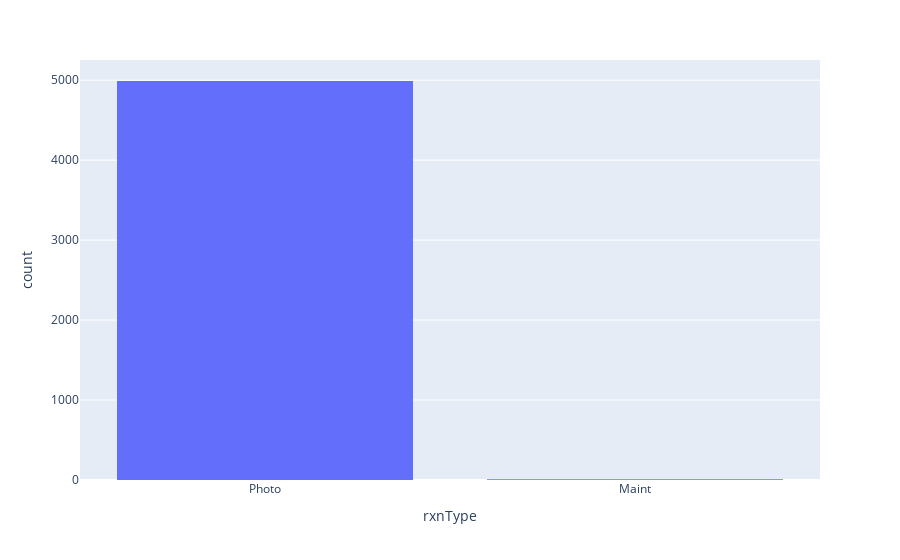
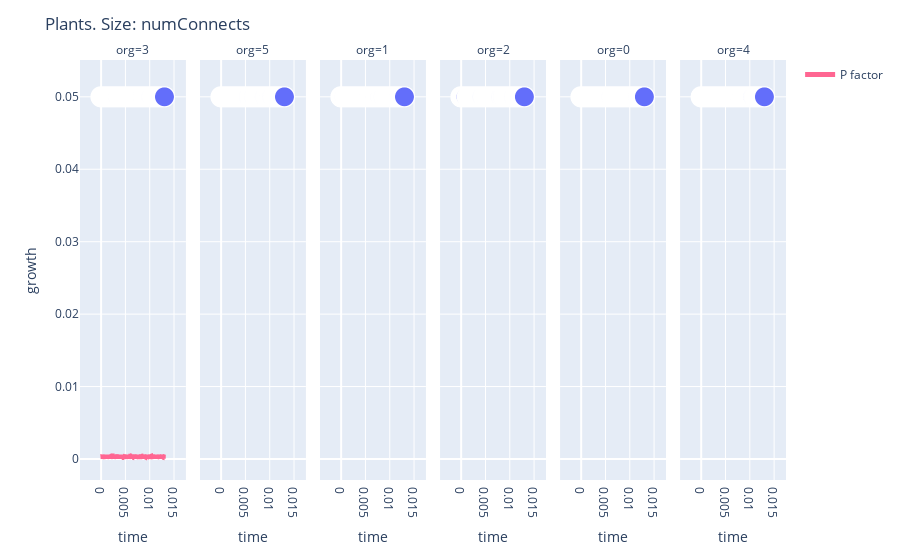
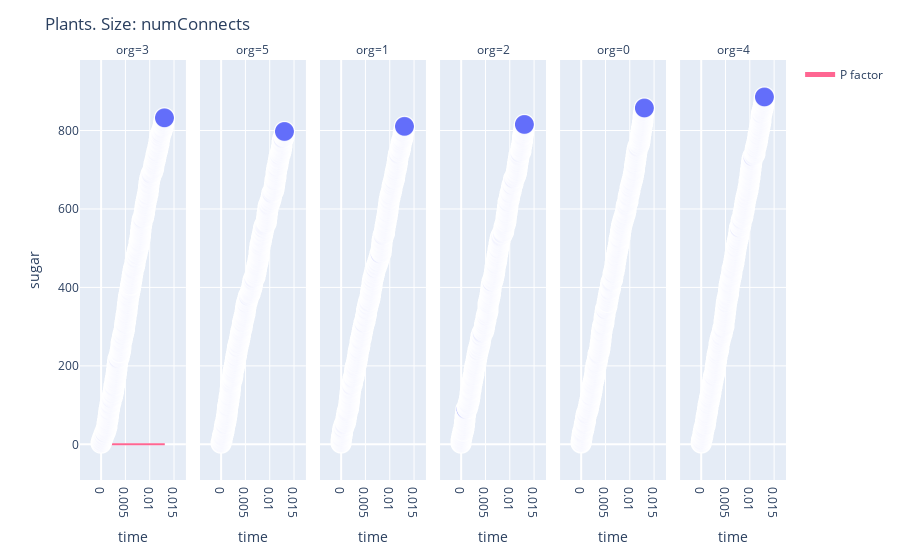
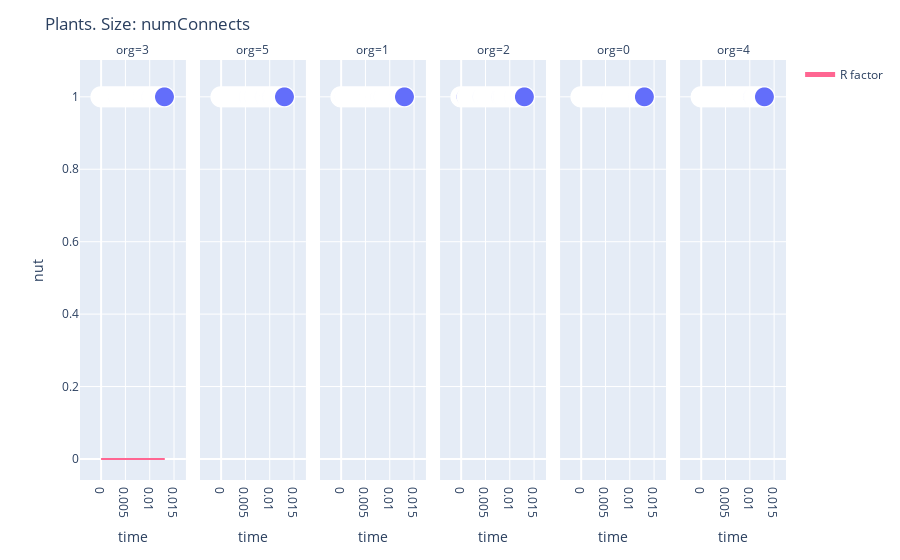

Write notebook code for charts like these, in order.
### Code cell
# numPlants = 2,startPS=2, startPN=1, pU=.2, 
#                numFungi = 2,startFS=1,startFN=1,fU=10,
#                environmentalN=1000,maintCost=.5,t=0)

newPatch = patchTracker(numPlants = 6, numFungi = 6,maintCost =.5,fU = 10000)
numRxns = 5000
for i in range(numRxns):
    newPatch.run_Next_Rxn()
    

a = newPatch.rxn_hist(); a.show()

# newPatch.plant_graph_express("numConnects")
# newPatch.plant_graph_express("nut")
# newPatch.fungus_graph_express("numConnects")

#newPatch.facet_graph("numConnects")
#newPatch.facet_graphLots("numConnects")
newPatch.facet_graph_plant("growth",includeP = True)
newPatch.facet_graph_plant("sugar",includeP = True)
newPatch.facet_graph_plant('nut',includeR = True)
newPatch.facet_graph_fungus('sugar')
newPatch.facet_graph_fungus('nut')
newPatch.rxn_hist_facet()
# newPatch.reportPlantTracks()
# newPatch.reportFungusTracks()
# newPatch.reportRxnList()

newPatch.print_RxnTree()

### Figure 1 — Plotly figure (JSON) as saved in the notebook; plotly's stock layout.template omitted (floating-point values rounded to 4 significant figures; data arrays with more than 128 entries replaced by an {"elided": "..."} marker saying what was removed)
{"data": [{"alignmentgroup": "True", "bingroup": "x", "hovertemplate": "rxnType=%{x}<br>count=%{y}<extra></extra>", "legendgroup": "", "marker": {"color": "#636efa"}, "name": "", "offsetgroup": "", "orientation": "v", "showlegend": false, "type": "histogram", "x": {"elided": "5000 str values"}, "xaxis": "x", "yaxis": "y"}], "layout": {"barmode": "relative", "legend": {"tracegroupgap": 0}, "margin": {"t": 60}, "xaxis": {"anchor": "y", "domain": [0, 1], "title": {"text": "rxnType"}}, "yaxis": {"anchor": "x", "domain": [0, 1], "title": {"text": "count"}}}}

### Figure 2 — Plotly figure (JSON) as saved in the notebook; plotly's stock layout.template omitted (floating-point values rounded to 4 significant figures; data arrays with more than 128 entries replaced by an {"elided": "..."} marker saying what was removed)
{"data": [{"hovertemplate": "org=3<br>time=%{x}<br>growth=%{y}<br>numConnects=%{marker.size}<extra></extra>", "legendgroup": "", "marker": {"color": "#636efa", "size": {"elided": "834 int values"}, "sizemode": "area", "sizeref": 0.0025, "symbol": "circle"}, "mode": "markers", "name": "", "showlegend": false, "type": "scattergl", "x": {"elided": "834 float values"}, "xaxis": "x", "y": {"elided": "834 float values"}, "yaxis": "y"}, {"hovertemplate": "org=5<br>time=%{x}<br>growth=%{y}<br>numConnects=%{marker.size}<extra></extra>", "legendgroup": "", "marker": {"color": "#636efa", "size": {"elided": "797 int values"}, "sizemode": "area", "sizeref": 0.0025, "symbol": "circle"}, "mode": "markers", "name": "", "showlegend": false, "type": "scattergl", "x": {"elided": "797 float values"}, "xaxis": "x2", "y": {"elided": "797 float values"}, "yaxis": "y2"}, {"hovertemplate": "org=1<br>time=%{x}<br>growth=%{y}<br>numConnects=%{marker.size}<extra></extra>", "legendgroup": "", "marker": {"color": "#636efa", "size": {"elided": "810 int values"}, "sizemode": "area", "sizeref": 0.0025, "symbol": "circle"}, "mode": "markers", "name": "", "showlegend": false, "type": "scattergl", "x": {"elided": "810 float values"}, "xaxis": "x3", "y": {"elided": "810 float values"}, "yaxis": "y3"}, {"hovertemplate": "org=2<br>time=%{x}<br>growth=%{y}<br>numConnects=%{marker.size}<extra></extra>", "legendgroup": "", "marker": {"color": "#636efa", "size": {"elided": "816 int values"}, "sizemode": "area", "sizeref": 0.0025, "symbol": "circle"}, "mode": "markers", "name": "", "showlegend": false, "type": "scattergl", "x": {"elided": "816 float values"}, "xaxis": "x4", "y": {"elided": "816 float values"}, "yaxis": "y4"}, {"hovertemplate": "org=0<br>time=%{x}<br>growth=%{y}<br>numConnects=%{marker.size}<extra></extra>", "legendgroup": "", "marker": {"color": "#636efa", "size": {"elided": "858 int values"}, "sizemode": "area", "sizeref": 0.0025, "symbol": "circle"}, "mode": "markers", "name": "", "showlegend": false, "type": "scattergl", "x": {"elided": "858 float values"}, "xaxis": "x5", "y": {"elided": "858 float values"}, "yaxis": "y5"}, {"hovertemplate": "org=4<br>time=%{x}<br>growth=%{y}<br>numConnects=%{marker.size}<extra></extra>", "legendgroup": "", "marker": {"color": "#636efa", "size": {"elided": "885 int values"}, "sizemode": "area", "sizeref": 0.0025, "symbol": "circle"}, "mode": "markers", "name": "", "showlegend": false, "type": "scattergl", "x": {"elided": "885 float values"}, "xaxis": "x6", "y": {"elided": "885 float values"}, "yaxis": "y6"}, {"legendgroup": "trendline", "name": "P factor", "type": "scatter", "x": {"elided": "5000 float values"}, "y": {"elided": "5000 float values"}}], "layout": {"annotations": [{"font": {}, "showarrow": false, "text": "org=3", "x": 0.075, "xanchor": "center", "xref": "paper", "y": 1, "yanchor": "bottom", "yref": "paper"}, {"font": {}, "showarrow": false, "text": "org=5", "x": 0.245, "xanchor": "center", "xref": "paper", "y": 1, "yanchor": "bottom", "yref": "paper"}, {"font": {}, "showarrow": false, "text": "org=1", "x": 0.415, "xanchor": "center", "xref": "paper", "y": 1, "yanchor": "bottom", "yref": "paper"}, {"font": {}, "showarrow": false, "text": "org=2", "x": 0.585, "xanchor": "center", "xref": "paper", "y": 1, "yanchor": "bottom", "yref": "paper"}, {"font": {}, "showarrow": false, "text": "org=0", "x": 0.755, "xanchor": "center", "xref": "paper", "y": 1, "yanchor": "bottom", "yref": "paper"}, {"font": {}, "showarrow": false, "text": "org=4", "x": 0.925, "xanchor": "center", "xref": "paper", "y": 1, "yanchor": "bottom", "yref": "paper"}], "legend": {"itemsizing": "constant", "tracegroupgap": 0}, "margin": {"t": 60}, "title": {"text": "Plants. Size: numConnects"}, "xaxis": {"anchor": "y", "domain": [0, 0.15], "title": {"text": "time"}}, "xaxis2": {"anchor": "y2", "domain": [0.17, 0.32], "matches": "x", "title": {"text": "time"}}, "xaxis3": {"anchor": "y3", "domain": [0.34, 0.49], "matches": "x", "title": {"text": "time"}}, "xaxis4": {"anchor": "y4", "domain": [0.51, 0.66], "matches": "x", "title": {"text": "time"}}, "xaxis5": {"anchor": "y5", "domain": [0.68, 0.83], "matches": "x", "title": {"text": "time"}}, "xaxis6": {"anchor": "y6", "domain": [0.85, 1], "matches": "x", "title": {"text": "time"}}, "yaxis": {"anchor": "x", "domain": [0, 1], "title": {"text": "growth"}}, "yaxis2": {"anchor": "x2", "domain": [0, 1], "matches": "y", "showticklabels": false}, "yaxis3": {"anchor": "x3", "domain": [0, 1], "matches": "y", "showticklabels": false}, "yaxis4": {"anchor": "x4", "domain": [0, 1], "matches": "y", "showticklabels": false}, "yaxis5": {"anchor": "x5", "domain": [0, 1], "matches": "y", "showticklabels": false}, "yaxis6": {"anchor": "x6", "domain": [0, 1], "matches": "y", "showticklabels": false}}}

### Figure 3 — Plotly figure (JSON) as saved in the notebook; plotly's stock layout.template omitted (floating-point values rounded to 4 significant figures; data arrays with more than 128 entries replaced by an {"elided": "..."} marker saying what was removed)
{"data": [{"hovertemplate": "org=3<br>time=%{x}<br>sugar=%{y}<br>numConnects=%{marker.size}<extra></extra>", "legendgroup": "", "marker": {"color": "#636efa", "size": {"elided": "834 int values"}, "sizemode": "area", "sizeref": 0.0025, "symbol": "circle"}, "mode": "markers", "name": "", "showlegend": false, "type": "scattergl", "x": {"elided": "834 float values"}, "xaxis": "x", "y": {"elided": "834 float values"}, "yaxis": "y"}, {"hovertemplate": "org=5<br>time=%{x}<br>sugar=%{y}<br>numConnects=%{marker.size}<extra></extra>", "legendgroup": "", "marker": {"color": "#636efa", "size": {"elided": "797 int values"}, "sizemode": "area", "sizeref": 0.0025, "symbol": "circle"}, "mode": "markers", "name": "", "showlegend": false, "type": "scattergl", "x": {"elided": "797 float values"}, "xaxis": "x2", "y": {"elided": "797 float values"}, "yaxis": "y2"}, {"hovertemplate": "org=1<br>time=%{x}<br>sugar=%{y}<br>numConnects=%{marker.size}<extra></extra>", "legendgroup": "", "marker": {"color": "#636efa", "size": {"elided": "810 int values"}, "sizemode": "area", "sizeref": 0.0025, "symbol": "circle"}, "mode": "markers", "name": "", "showlegend": false, "type": "scattergl", "x": {"elided": "810 float values"}, "xaxis": "x3", "y": {"elided": "810 float values"}, "yaxis": "y3"}, {"hovertemplate": "org=2<br>time=%{x}<br>sugar=%{y}<br>numConnects=%{marker.size}<extra></extra>", "legendgroup": "", "marker": {"color": "#636efa", "size": {"elided": "816 int values"}, "sizemode": "area", "sizeref": 0.0025, "symbol": "circle"}, "mode": "markers", "name": "", "showlegend": false, "type": "scattergl", "x": {"elided": "816 float values"}, "xaxis": "x4", "y": {"elided": "816 float values"}, "yaxis": "y4"}, {"hovertemplate": "org=0<br>time=%{x}<br>sugar=%{y}<br>numConnects=%{marker.size}<extra></extra>", "legendgroup": "", "marker": {"color": "#636efa", "size": {"elided": "858 int values"}, "sizemode": "area", "sizeref": 0.0025, "symbol": "circle"}, "mode": "markers", "name": "", "showlegend": false, "type": "scattergl", "x": {"elided": "858 float values"}, "xaxis": "x5", "y": {"elided": "858 float values"}, "yaxis": "y5"}, {"hovertemplate": "org=4<br>time=%{x}<br>sugar=%{y}<br>numConnects=%{marker.size}<extra></extra>", "legendgroup": "", "marker": {"color": "#636efa", "size": {"elided": "885 int values"}, "sizemode": "area", "sizeref": 0.0025, "symbol": "circle"}, "mode": "markers", "name": "", "showlegend": false, "type": "scattergl", "x": {"elided": "885 float values"}, "xaxis": "x6", "y": {"elided": "885 float values"}, "yaxis": "y6"}, {"legendgroup": "trendline", "name": "P factor", "type": "scatter", "x": {"elided": "5000 float values"}, "y": {"elided": "5000 float values"}}], "layout": {"annotations": [{"font": {}, "showarrow": false, "text": "org=3", "x": 0.075, "xanchor": "center", "xref": "paper", "y": 1, "yanchor": "bottom", "yref": "paper"}, {"font": {}, "showarrow": false, "text": "org=5", "x": 0.245, "xanchor": "center", "xref": "paper", "y": 1, "yanchor": "bottom", "yref": "paper"}, {"font": {}, "showarrow": false, "text": "org=1", "x": 0.415, "xanchor": "center", "xref": "paper", "y": 1, "yanchor": "bottom", "yref": "paper"}, {"font": {}, "showarrow": false, "text": "org=2", "x": 0.585, "xanchor": "center", "xref": "paper", "y": 1, "yanchor": "bottom", "yref": "paper"}, {"font": {}, "showarrow": false, "text": "org=0", "x": 0.755, "xanchor": "center", "xref": "paper", "y": 1, "yanchor": "bottom", "yref": "paper"}, {"font": {}, "showarrow": false, "text": "org=4", "x": 0.925, "xanchor": "center", "xref": "paper", "y": 1, "yanchor": "bottom", "yref": "paper"}], "legend": {"itemsizing": "constant", "tracegroupgap": 0}, "margin": {"t": 60}, "title": {"text": "Plants. Size: numConnects"}, "xaxis": {"anchor": "y", "domain": [0, 0.15], "title": {"text": "time"}}, "xaxis2": {"anchor": "y2", "domain": [0.17, 0.32], "matches": "x", "title": {"text": "time"}}, "xaxis3": {"anchor": "y3", "domain": [0.34, 0.49], "matches": "x", "title": {"text": "time"}}, "xaxis4": {"anchor": "y4", "domain": [0.51, 0.66], "matches": "x", "title": {"text": "time"}}, "xaxis5": {"anchor": "y5", "domain": [0.68, 0.83], "matches": "x", "title": {"text": "time"}}, "xaxis6": {"anchor": "y6", "domain": [0.85, 1], "matches": "x", "title": {"text": "time"}}, "yaxis": {"anchor": "x", "domain": [0, 1], "title": {"text": "sugar"}}, "yaxis2": {"anchor": "x2", "domain": [0, 1], "matches": "y", "showticklabels": false}, "yaxis3": {"anchor": "x3", "domain": [0, 1], "matches": "y", "showticklabels": false}, "yaxis4": {"anchor": "x4", "domain": [0, 1], "matches": "y", "showticklabels": false}, "yaxis5": {"anchor": "x5", "domain": [0, 1], "matches": "y", "showticklabels": false}, "yaxis6": {"anchor": "x6", "domain": [0, 1], "matches": "y", "showticklabels": false}}}

### Figure 4 — Plotly figure (JSON) as saved in the notebook; plotly's stock layout.template omitted (floating-point values rounded to 4 significant figures; data arrays with more than 128 entries replaced by an {"elided": "..."} marker saying what was removed)
{"data": [{"hovertemplate": "org=3<br>time=%{x}<br>nut=%{y}<br>numConnects=%{marker.size}<extra></extra>", "legendgroup": "", "marker": {"color": "#636efa", "size": {"elided": "834 int values"}, "sizemode": "area", "sizeref": 0.0025, "symbol": "circle"}, "mode": "markers", "name": "", "showlegend": false, "type": "scattergl", "x": {"elided": "834 float values"}, "xaxis": "x", "y": {"elided": "834 int values"}, "yaxis": "y"}, {"hovertemplate": "org=5<br>time=%{x}<br>nut=%{y}<br>numConnects=%{marker.size}<extra></extra>", "legendgroup": "", "marker": {"color": "#636efa", "size": {"elided": "797 int values"}, "sizemode": "area", "sizeref": 0.0025, "symbol": "circle"}, "mode": "markers", "name": "", "showlegend": false, "type": "scattergl", "x": {"elided": "797 float values"}, "xaxis": "x2", "y": {"elided": "797 int values"}, "yaxis": "y2"}, {"hovertemplate": "org=1<br>time=%{x}<br>nut=%{y}<br>numConnects=%{marker.size}<extra></extra>", "legendgroup": "", "marker": {"color": "#636efa", "size": {"elided": "810 int values"}, "sizemode": "area", "sizeref": 0.0025, "symbol": "circle"}, "mode": "markers", "name": "", "showlegend": false, "type": "scattergl", "x": {"elided": "810 float values"}, "xaxis": "x3", "y": {"elided": "810 int values"}, "yaxis": "y3"}, {"hovertemplate": "org=2<br>time=%{x}<br>nut=%{y}<br>numConnects=%{marker.size}<extra></extra>", "legendgroup": "", "marker": {"color": "#636efa", "size": {"elided": "816 int values"}, "sizemode": "area", "sizeref": 0.0025, "symbol": "circle"}, "mode": "markers", "name": "", "showlegend": false, "type": "scattergl", "x": {"elided": "816 float values"}, "xaxis": "x4", "y": {"elided": "816 int values"}, "yaxis": "y4"}, {"hovertemplate": "org=0<br>time=%{x}<br>nut=%{y}<br>numConnects=%{marker.size}<extra></extra>", "legendgroup": "", "marker": {"color": "#636efa", "size": {"elided": "858 int values"}, "sizemode": "area", "sizeref": 0.0025, "symbol": "circle"}, "mode": "markers", "name": "", "showlegend": false, "type": "scattergl", "x": {"elided": "858 float values"}, "xaxis": "x5", "y": {"elided": "858 int values"}, "yaxis": "y5"}, {"hovertemplate": "org=4<br>time=%{x}<br>nut=%{y}<br>numConnects=%{marker.size}<extra></extra>", "legendgroup": "", "marker": {"color": "#636efa", "size": {"elided": "885 int values"}, "sizemode": "area", "sizeref": 0.0025, "symbol": "circle"}, "mode": "markers", "name": "", "showlegend": false, "type": "scattergl", "x": {"elided": "885 float values"}, "xaxis": "x6", "y": {"elided": "885 int values"}, "yaxis": "y6"}, {"legendgroup": "trendline", "name": "R factor", "type": "scatter", "x": {"elided": "5000 float values"}, "y": {"elided": "5000 float values"}}], "layout": {"annotations": [{"font": {}, "showarrow": false, "text": "org=3", "x": 0.075, "xanchor": "center", "xref": "paper", "y": 1, "yanchor": "bottom", "yref": "paper"}, {"font": {}, "showarrow": false, "text": "org=5", "x": 0.245, "xanchor": "center", "xref": "paper", "y": 1, "yanchor": "bottom", "yref": "paper"}, {"font": {}, "showarrow": false, "text": "org=1", "x": 0.415, "xanchor": "center", "xref": "paper", "y": 1, "yanchor": "bottom", "yref": "paper"}, {"font": {}, "showarrow": false, "text": "org=2", "x": 0.585, "xanchor": "center", "xref": "paper", "y": 1, "yanchor": "bottom", "yref": "paper"}, {"font": {}, "showarrow": false, "text": "org=0", "x": 0.755, "xanchor": "center", "xref": "paper", "y": 1, "yanchor": "bottom", "yref": "paper"}, {"font": {}, "showarrow": false, "text": "org=4", "x": 0.925, "xanchor": "center", "xref": "paper", "y": 1, "yanchor": "bottom", "yref": "paper"}], "legend": {"itemsizing": "constant", "tracegroupgap": 0}, "margin": {"t": 60}, "title": {"text": "Plants. Size: numConnects"}, "xaxis": {"anchor": "y", "domain": [0, 0.15], "title": {"text": "time"}}, "xaxis2": {"anchor": "y2", "domain": [0.17, 0.32], "matches": "x", "title": {"text": "time"}}, "xaxis3": {"anchor": "y3", "domain": [0.34, 0.49], "matches": "x", "title": {"text": "time"}}, "xaxis4": {"anchor": "y4", "domain": [0.51, 0.66], "matches": "x", "title": {"text": "time"}}, "xaxis5": {"anchor": "y5", "domain": [0.68, 0.83], "matches": "x", "title": {"text": "time"}}, "xaxis6": {"anchor": "y6", "domain": [0.85, 1], "matches": "x", "title": {"text": "time"}}, "yaxis": {"anchor": "x", "domain": [0, 1], "title": {"text": "nut"}}, "yaxis2": {"anchor": "x2", "domain": [0, 1], "matches": "y", "showticklabels": false}, "yaxis3": {"anchor": "x3", "domain": [0, 1], "matches": "y", "showticklabels": false}, "yaxis4": {"anchor": "x4", "domain": [0, 1], "matches": "y", "showticklabels": false}, "yaxis5": {"anchor": "x5", "domain": [0, 1], "matches": "y", "showticklabels": false}, "yaxis6": {"anchor": "x6", "domain": [0, 1], "matches": "y", "showticklabels": false}}}
